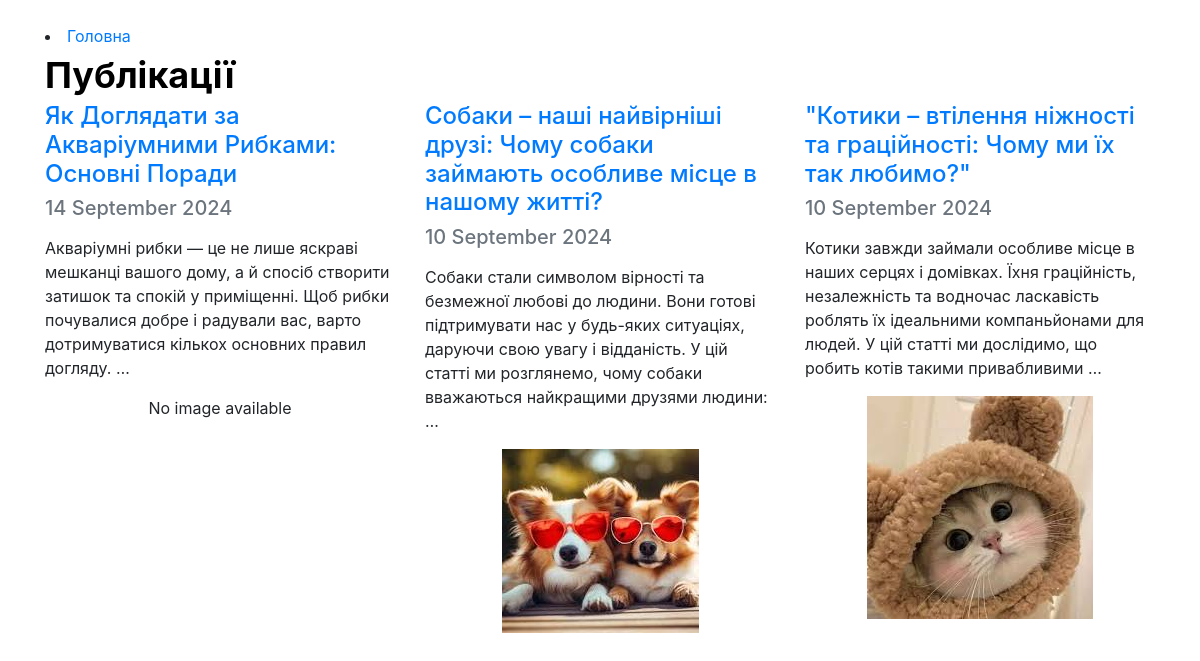
The page /articles/ on the database as committed earlier.
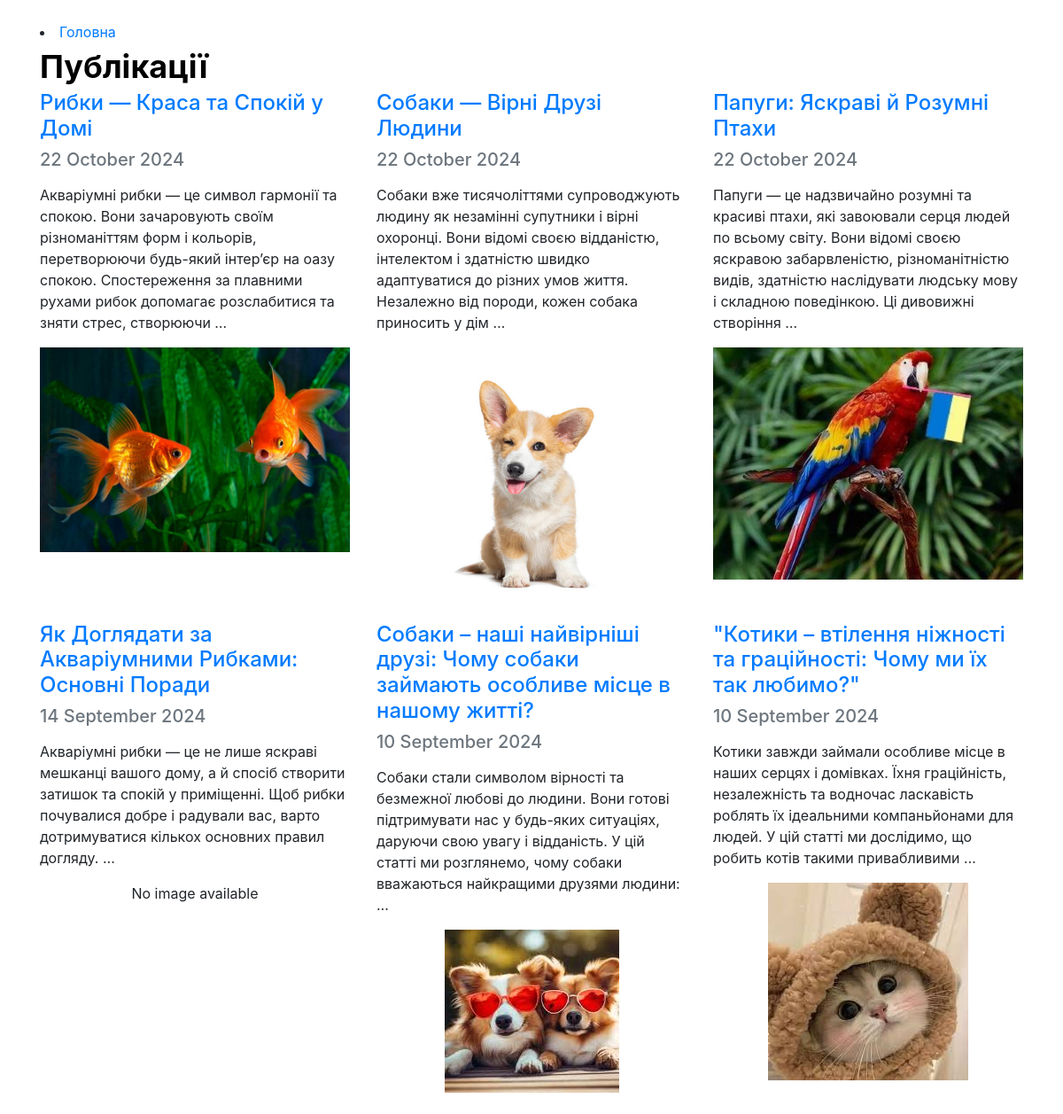
The same page on the database as committed later.
### app_blog/models.py (models this page shows, shortened)
class Article(models.Model):
    title = models.CharField('Заголовок', max_length=250, help_text='Максимум 250 символів')
    description = models.TextField(blank=True, verbose_name='Опис')
    pub_date = models.DateTimeField('Дата публікації', default=timezone.now)
    slug = models.SlugField('Слаг', unique_for_date='pub_date')
    main_page = models.BooleanField('Головна', default=False, help_text='Показувати на головній сторінці')
    category = models.ForeignKey(Category, related_name='articles', blank=True, null=True, verbose_name='Категорія', on_delete=models.CASCADE)
    objects = models.Manager()
    class Meta:
        ordering = ['-pub_date']
        verbose_name = 'Стаття'
        verbose_name_plural = 'Статті'
    def get_absolute_url(self):
        try:
            url = reverse('news-detail', kwargs={
                'year': self.pub_date.strftime("%Y"),
                'month': self.pub_date.strftime("%m"),
                'day': self.pub_date.strftime("%d"),
                'slug': self.slug,
            })
        except:
            url = "/"
        return url

class ArticleImage(models.Model):
    article = models.ForeignKey(Article, verbose_name='Стаття', related_name='images', on_delete=models.CASCADE)
    image = models.ImageField('Фото', upload_to='photos')
    title = models.CharField('Заголовок', max_length=250, help_text='Максимум 250 символів', blank=True)
    class Meta:
        verbose_name = 'Фото для статті'
        verbose_name_plural = 'Фото для статті'

### app_blog/views.py (the view)
# urls.py: path('articles/', ArticleList.as_view(), name='articleslist'),
class ArticleList(ListView):
    model = Article
    template_name = 'articles_list.html'
    context_object_name = 'items'
    def get_context_data(self, *args, **kwargs):
        context = super(ArticleList, self).get_context_data(*args, **kwargs)
        try:
            context['category'] = Category.objects.get(slug=self.kwargs.get('slug'))
        except Category.DoesNotExist:
            context['category'] = None
        return context
    def get_queryset(self, *args, **kwargs):
        return Article.objects.all()

### app_blog/templates/articles_list.html (shortened to what this page needs)
<!DOCTYPE html>
<html lang="en">
<head>
    <link href="https://maxcdn.bootstrapcdn.com/bootstrap/4.5.2/css/bootstrap.min.css" rel="stylesheet">
</head>
<body>
    <div class="container mt-4">
        <li><a href="/">Головна</a></li>
        <span class="heading">Публікації</span> <br/>
        <div class="row">
            {% for item in items %}
                <div class="col-md-4 articles-row mb-4">
                    <a href="{{ item.get_absolute_url }}">
                        <h4 class="text-primary">{{ item.title }}</h4>
                    </a>
                    <h5 class="text-muted">
                        {{ item.pub_date|date:"j E Y"|safe|linebreaks }}
                    </h5>
                    <p>
                        {{ item.description|safe|escape|striptags|truncatewords_html:32 }}
                    </p>
                    <div class="container-image text-center">
                        {% if item.images.all %}
                            <img class="img img-fluid" src="{{ item.images.all.0.image.url }}" alt="Image for {{ item.title }}" />
                        {% else %}
                            <p>No image available</p>
                        {% endif %}
                    </div>
                </div>
            {% endfor %}
        </div>
    </div>
</body>
</html>

### app_blog/templates/articles_list.html (style rules this page uses)
.heading { font-size: 36px; font-weight: bold; color: black; text-align: center; margin-top: 20px; margin-bottom: 20px; }

Rows that differ between the two databases and show on the page:
added Article: title "Рибки — Краса та Спокій у Домі", pub_date "22 October 2024", description "Акваріумні рибки — це символ гармонії та спокою. Вони зачаровують своїм різноманіттям форм і кольорів, перетворюючи будь-який інтер’єр на оазу спокою. Спостереження за плавними рухами рибок допомагає розслабитися та зняти стрес, створюючи …", images.all.0.image (picture)
added Article: title "Собаки — Вірні Друзі Людини", pub_date "22 October 2024", description "Собаки вже тисячоліттями супроводжують людину як незамінні супутники і вірні охоронці. Вони відомі своєю відданістю, інтелектом і здатністю швидко адаптуватися до різних умов життя. Незалежно від породи, кожен собака приносить у дім …", images.all.0.image (picture)
added Article: title "Папуги: Яскраві й Розумні Птахи", pub_date "22 October 2024", description "Папуги — це надзвичайно розумні та красиві птахи, які завоювали серця людей по всьому світу. Вони відомі своєю яскравою забарвленістю, різноманітністю видів, здатністю наслідувати людську мову і складною поведінкою. Ці дивовижні створіння …", images.all.0.image (picture)
